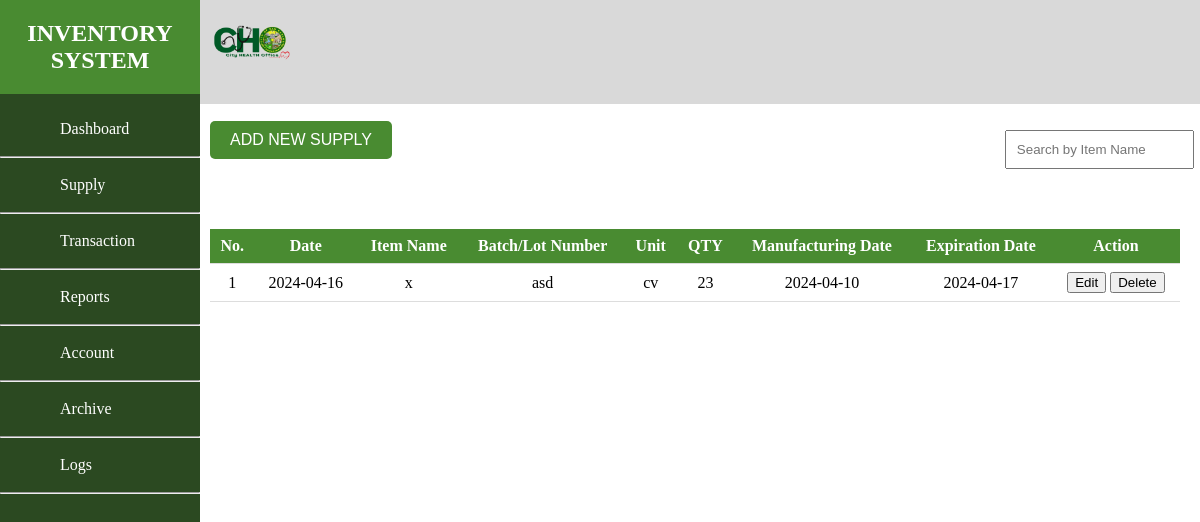
The app's page /foradmin/Supply.php with its own data.
### tables this page shows
CREATE TABLE `medicines` (
  `medicine_id` int(11) NOT NULL,
  `Date` date NOT NULL,
  `Item_Name` varchar(255) NOT NULL,
  `batch_number` varchar(255) NOT NULL,
  `QTY` int(11) NOT NULL,
  `Description` varchar(255) DEFAULT NULL,
  `Manufacturing_Date` date DEFAULT NULL,
  `Expiration_Date` date DEFAULT NULL
);

### foradmin/Supply.php (the view, shortened to what this page needs)
<!DOCTYPE html>
<html lang="en">
<head>
</head>
<body>
    <div class="header" style="display: flex; justify-content: space-between; align-items: center; padding: 10px;">
    <div class="logo">
        <img src="logo.png" alt="Logo">
    </div>
</div>
    <div class="sidebar">
        <header style="background-color:#498B31;">
            <h2 style="color:white">INVENTORY SYSTEM</h2>
        </header>
        <ul>
            <li style><a href="Dashboard.php">Dashboard</a></li>
            <hr class="round"></hr>
            <li><a href="Supply.php">Supply</a></li>
            <hr class="round"></hr>
            <li><a href="Transaction.php">Transaction</a></li>
            <hr class="round"></hr>
            <li><a href="Reports.php">Reports</a></li>
            <hr class="round"></hr>
            <li><a href="Register.php">Account</a></li>
            <hr class="round"></hr>
            <li><a href="medicine_restore.php">Archive</a></li>
        <hr class="round"></hr>
        <li><a href="logs.php">Logs</a></li>
            <hr class="round"></hr>
        </ul>
    </div>
    <div class="content">
    <div class="button-container">
    <button id="addSupplyButton">ADD NEW SUPPLY</button>
    <div class="search-box">
    <input type="text" id="searchInput" onkeyup="searchTable()" placeholder="Search by Item Name" style="margin-left: 15%; margin-top: 20px; padding:10px; width:80%">
    </div>
</div>
        <?php
            $servername = "localhost";
            $username = "root";
            $password = "";
            $dbname = "choinventory";
            $conn = new mysqli($servername, $username, $password, $dbname);
            $sql = "SELECT * FROM medicines";
            $result = $conn->query($sql);
        ?>
        <div class="table-container">
            <table class="data-table">
                <thead>
                    <tr >
                        <th style="color:white; text-align:center">No.</th>
                        <th style="color:white; text-align:center">Date</th>
                        <th style="color:white; text-align:center">Item Name</th>
                        <th style="color:white; text-align:center">Batch/Lot Number</th>
                        <th style="color:white; text-align:center">Unit</th>
                        <th style="color:white; text-align:center">QTY</th>
                        <th style="color:white;text-align:center">Manufacturing Date</th>
                        <th style="color:white; text-align:center">Expiration Date</th>
                        <th style="color:white; text-align:center">Action</th>
                    </tr>
                </thead>
               <tbody id="supplyTableBody">
                <?php
                    if ($result->num_rows > 0) {
                        $count = 1;
                        while ($row = $result->fetch_assoc()) {
                ?>
                        <tr>
                            <td><?php echo $count++; ?></td>
                            <td><?php echo $row['Date']; ?></td>
                            <td><?php echo $row['Item_Name']; ?></td>
                            <td><?php echo $row['batch_number']; ?></td>
                            <td><?php echo $row['Description']; ?></td>
                            <td><?php echo $row['QTY']; ?></td>
                            <td><?php echo $row['Manufacturing_Date']; ?></td>
                            <td><?php echo $row['Expiration_Date']; ?></td>
                            <td>
                            <button onclick="editSupply(<?php echo $row['medicine_id']; ?>)">Edit</button>
                            <button onclick="openDeleteModal(<?php echo $row['medicine_id']; ?>)">Delete</button>
                            </td>
                        </tr>
                <?php
                        }
                    } else {
                ?>
                <?php
                    }
                ?>
            </tbody>
            </table>
        </div>
    </div>
</body>
</html>

### foradmin/Supply.php (style rules this page uses)
body { margin: 0; padding: 0; }
.sidebar { position: fixed; left: 0; top: 0; height: 100%; width: 200px; background-color: #2B4921; color: #14e630; }
.sidebar header { background-color: white; padding: 20px; text-align: center; }
.sidebar h2 { margin: 0; }
.sidebar ul { list-style-type: none; padding: 0; }
.sidebar ul li { padding: 10px; margin-left: 50px; font-style: arial; }
.sidebar ul li a { color: #fff; text-decoration: none; }
.content { margin-left: 190px; padding: 20px; padding-top: 80px; }
.logo { text-align: left; }
.logo img { max-width: 100px; height: 80px; }
.header { position: fixed; top: 0; left: 200px; right: 0; background-color: #D9D9D9; padding: 5px; z-index: 1; }
.table-container { margin-top: 60px; overflow-x: auto; }
.data-table { width: 100%; border-collapse: collapse; }
.data-table th, .data-table td { padding: 8px; text-align: center; border-bottom: 1px solid #ddd; }
.data-table th { background-color: #498B31; color: #333; }
.button-container button { background-color: #498B31; color: white; border: none; padding: 10px 20px; text-align: center; text-decoration: none; display: inline-block; font-size: 16px; margin-top: 30px; cursor: pointer; border-radius: 5px; transition: background-color 0.3s; }
.button-container { display: flex; justify-content: space-between; align-items: center; margin-bottom: 10px; }
.search-box { flex: 1; margin-left: 60%; margin-top:30px; width: 20px; }

### records on screen
medicines: Date "2024-04-16", Item_Name "x", batch_number "asd", Description "cv", QTY "23", Manufacturing_Date "2024-04-10", Expiration_Date "2024-04-17"
